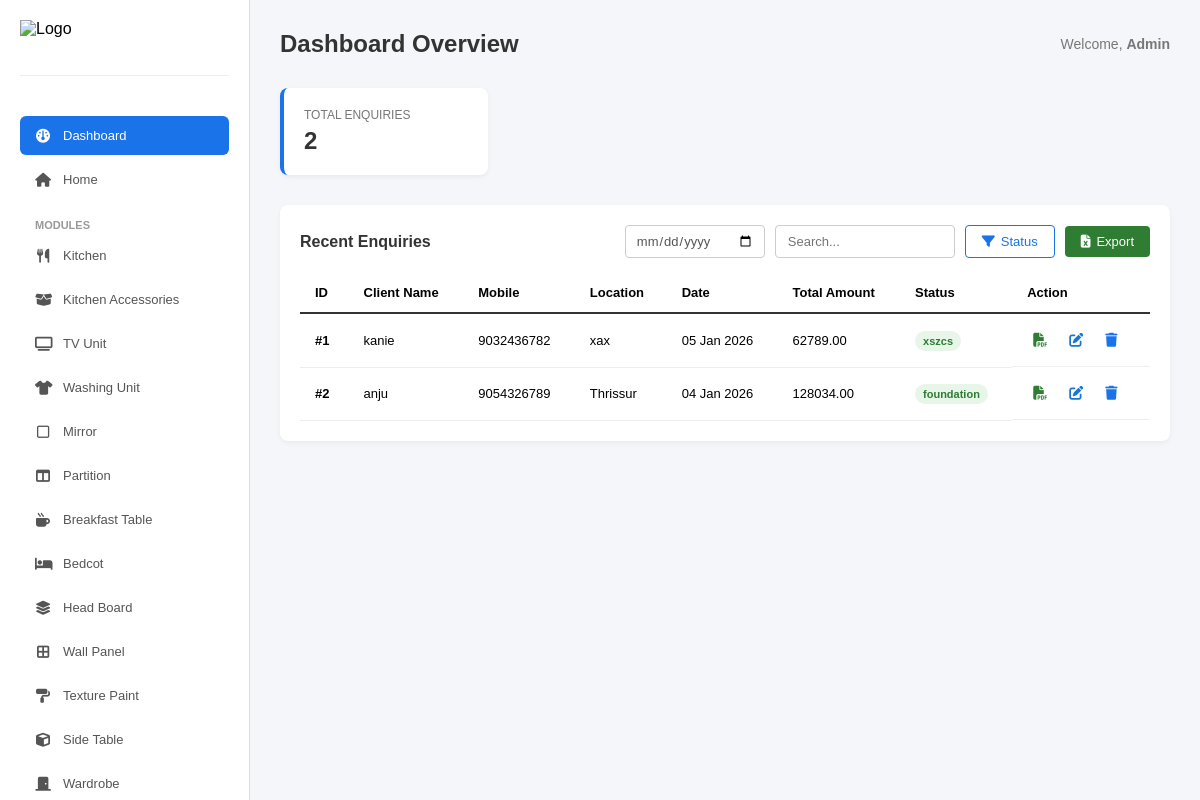
The app's page /custom-admin-dashboard/, older data.
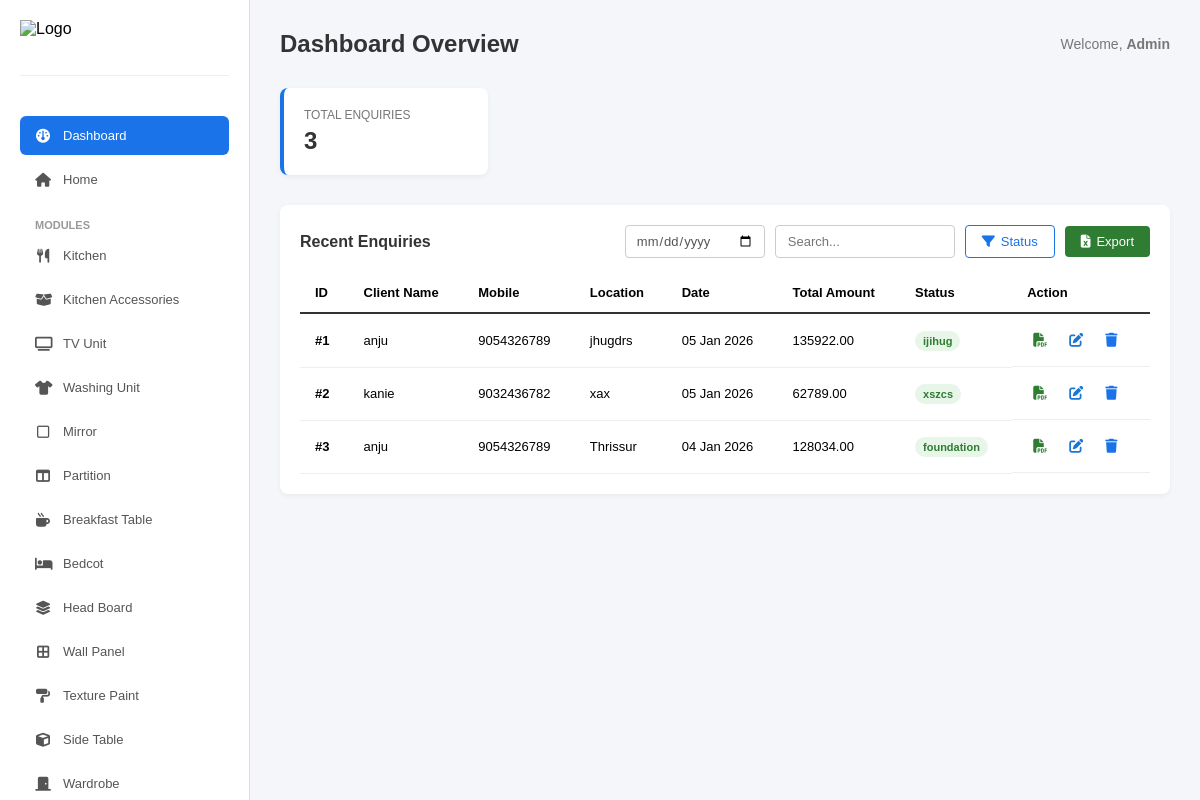
The same page, newer data.
### interior/models.py (models this page shows, shortened)
class Enquiry(models.Model):
    name = models.CharField(max_length=100)
    email = models.EmailField(null=True, blank=True)
    mobile = models.CharField(max_length=15)
    location = models.CharField(max_length=200)
    sqft = models.CharField(max_length=50, null=True, blank=True)
    status = models.CharField(max_length=50, default='Pending')
    total_amount = models.CharField(max_length=50)
    details = models.TextField(null=True, blank=True)
    created_at = models.DateTimeField(auto_now_add=True)

### interior/views.py (the view)
# urls.py: path('custom-admin-dashboard/', views.admin_dashboard, name='admin_dashboard'),
def admin_dashboard(request):
    enquiries = Enquiry.objects.all().order_by('-created_at')
    return render(request, 'interior/admin-dashboard.html', {
        'enquiries': enquiries,
        'total_enquiries': enquiries.count()
    })

### interior/templates/interior/admin-dashboard.html (shortened to what this page needs)
{% load static %}
<!DOCTYPE html>
<html lang="en">
<head>
    <link rel="stylesheet" href="https://cdnjs.cloudflare.com/ajax/libs/font-awesome/6.4.0/css/all.min.css">
</head>
<body>
    <div class="sidebar">
        <div class="brand"><img src="https://hollyblueinterio.com/images/abc/logo.png" alt="Logo"></div>
        <a href="/custom-admin-dashboard/" class="menu-item active"><i class="fa-solid fa-gauge"></i> Dashboard</a>
        <a href="/admin-floorplans/" class="menu-item"><i class="fa-solid fa-house"></i> Home</a>
        <div class="menu-category">Modules</div>
        <a href="/admin-kitchen/" class="menu-item"><i class="fa-solid fa-utensils"></i> Kitchen</a>
        <a href="/admin-accessories/" class="menu-item"><i class="fa-solid fa-box-open"></i> Kitchen Accessories</a>
        <a href="{% url 'admin_modules' 'TV Unit' %}" class="menu-item"><i class="fa-solid fa-tv"></i> TV Unit</a>
        <a href="{% url 'admin_modules' 'Washing Unit' %}" class="menu-item"><i class="fa-solid fa-shirt"></i> Washing Unit</a>
        <a href="{% url 'admin_modules' 'Mirror' %}" class="menu-item"><i class="fa-regular fa-square"></i> Mirror</a>
        <a href="{% url 'admin_modules' 'Partition' %}" class="menu-item"><i class="fa-solid fa-table-columns"></i> Partition</a>
        <a href="{% url 'admin_modules' 'Break Fast Table' %}" class="menu-item"><i class="fa-solid fa-mug-hot"></i> Breakfast Table</a>
        <a href="{% url 'admin_modules' 'BedCOT' %}" class="menu-item"><i class="fa-solid fa-bed"></i> Bedcot</a>
        <a href="{% url 'admin_modules' 'Head Board' %}" class="menu-item"><i class="fa-solid fa-layer-group"></i> Head Board</a>
        <a href="{% url 'admin_modules' 'Wall Panel' %}" class="menu-item"><i class="fa-solid fa-border-all"></i> Wall Panel</a>
        <a href="{% url 'admin_modules' 'Texture Paint' %}" class="menu-item"><i class="fa-solid fa-paint-roller"></i> Texture Paint</a>
        <a href="{% url 'admin_modules' 'Side Table' %}" class="menu-item"><i class="fa-solid fa-cube"></i> Side Table</a>
        <a href="{% url 'admin_modules' 'Wardrobe' %}" class="menu-item"><i class="fa-solid fa-door-closed"></i> Wardrobe</a>
    </div>
    <div class="main-content">
        <div class="header">
            <div class="page-title">Dashboard Overview</div>
            <div class="user-profile">Welcome, <strong>Admin</strong></div>
        </div>
        <div class="stats-grid">
            <div class="stat-card">
                <div class="stat-label">Total Enquiries</div>
                <div class="stat-value">{{ total_enquiries }}</div>
            </div>
        </div>
        <div class="table-container">
            <div class="table-controls">
                <div class="table-header">Recent Enquiries</div>
                <div class="search-filter-box">
                    <input type="date" id="filterDate" class="date-input" title="Select Date" onchange="masterFilter()">
                    <input type="text" id="searchInput" class="search-input" placeholder="Search..." onkeyup="masterFilter()">
                    <button class="btn-filter" onclick="toggleFilterMenu()"><i class="fa-solid fa-filter"></i> Status</button>
                    <button class="btn-export" onclick="exportToExcel()"><i class="fa-solid fa-file-excel"></i> Export</button>
                </div>
            </div>
            <table id="enquiryTable">
                <thead>
                    <tr>
                        <th>ID</th> <th>Client Name</th> <th>Mobile</th> <th>Location</th> <th>Date</th> <th>Total Amount</th> <th>Status</th> <th>Action</th>
                    </tr>
                </thead>
                <tbody id="tableBody">
                    {% for enq in enquiries %}
                    <tr id="row-{{ enq.id }}" class="enquiry-row" data-status="{{ enq.status }}">
                        <td style="font-weight:bold;">#{{ forloop.counter }}</td>
                        <td id="name-{{ enq.id }}">{{ enq.name }}</td>
                        <td id="mobile-{{ enq.id }}">{{ enq.mobile }}</td>
                        <td id="loc-{{ enq.id }}">{{ enq.location }}</td>
                        <td class="date-cell">{{ enq.created_at|date:"d M Y" }}</td>
                        <td id="amt-{{ enq.id }}">{{ enq.total_amount }}</td>
                        <td>
                            {% if enq.status == 'New Construction' or enq.status == 'new' %}
                                <span class="status-badge status-new" id="status-badge-{{ enq.id }}">{{ enq.status }}</span>
                            {% elif enq.status == 'Renovation' or enq.status == 'Under Construction' %}
                                <span class="status-badge status-pending" id="status-badge-{{ enq.id }}">{{ enq.status }}</span>
                            {% else %}
                                <span class="status-badge status-done" id="status-badge-{{ enq.id }}">{{ enq.status }}</span>
                            {% endif %}
                        </td>
                        <td class="action-cell">
                            <a href="/invoice/{{ enq.id }}/" target="_blank" class="action-btn" title="Download PDF" style="color:#2e7d32; text-decoration:none;"><i class="fa-solid fa-file-pdf"></i></a>
                            <button class="action-btn edit-btn" onclick="openEditModal('{{ enq.id }}', '{{ enq.name }}', '{{ enq.mobile }}', '{{ enq.location }}', '{{ enq.status }}', '{{ enq.total_amount }}')" title="Edit"><i class="fa-solid fa-pen-to-square"></i></button>
                            <button class="action-btn delete-btn" onclick="deleteItem('{{ enq.id }}')" title="Delete"><i class="fa-solid fa-trash"></i></button>
                        </td>
                    </tr>
                    {% empty %}
                    <tr><td colspan="8" style="text-align:center;">No Enquiries Found</td></tr>
                    {% endfor %}
                </tbody>
            </table>
        </div>
    </div>
</body>
</html>

### interior/templates/interior/admin-dashboard.html (style rules this page uses)
* { margin: 0; padding: 0; box-sizing: border-box; font-family: Arial, sans-serif; }
body { display: flex; height: 100vh; background-color: #f4f6f9; }
.sidebar { width: 250px; background: #ffffff; border-right: 1px solid #ddd; display: flex; flex-direction: column; padding: 20px; overflow-y: auto; flex-shrink: 0; }
.brand { display: flex; align-items: center; gap: 10px; margin-bottom: 40px; padding-bottom: 20px; border-bottom: 1px solid #eee; flex-shrink: 0; }
.brand img { height: 35px; }
.menu-item { padding: 12px 15px; color: #555; text-decoration: none; border-radius: 6px; margin-bottom: 5px; font-size: 13px; display: flex; align-items: center; gap: 12px; transition: 0.2s; flex-shrink: 0; }
.menu-item i { width: 16px; text-align: center; font-size: 14px; }
.menu-item.active { background-color: #1a73e8; color: white; }
.menu-category { font-size: 11px; font-weight: bold; color: #999; margin-top: 15px; margin-bottom: 5px; text-transform: uppercase; padding-left: 15px; }
.main-content { flex: 1; padding: 30px; overflow-y: auto; }
.header { display: flex; justify-content: space-between; align-items: center; margin-bottom: 30px; }
.page-title { font-size: 24px; font-weight: bold; color: #333; }
.user-profile { font-size: 14px; color: #777; }
.stats-grid { display: grid; grid-template-columns: repeat(4, 1fr); gap: 20px; margin-bottom: 30px; }
.stat-card { background: white; padding: 20px; border-radius: 8px; box-shadow: 0 2px 5px rgba(0,0,0,0.05); border-left: 4px solid #1a73e8; }
.stat-label { font-size: 12px; color: #777; margin-bottom: 5px; text-transform: uppercase; }
.stat-value { font-size: 24px; font-weight: bold; color: #333; }
.table-container { background: white; padding: 20px; border-radius: 8px; box-shadow: 0 2px 5px rgba(0,0,0,0.05); }
.table-controls { display: flex; justify-content: space-between; align-items: center; margin-bottom: 15px; }
.table-header { font-size: 16px; font-weight: bold; color: #333; margin: 0; }
.search-filter-box { display: flex; gap: 10px; position: relative; align-items: center; }
.search-input { padding: 8px 12px; border: 1px solid #ccc; border-radius: 4px; font-size: 13px; width: 180px; }
.date-input { padding: 7px 10px; border: 1px solid #ccc; border-radius: 4px; font-size: 13px; width: 140px; color: #555; }
.btn-filter { padding: 8px 16px; background: #fff; border: 1px solid #1a73e8; color: #1a73e8; border-radius: 4px; cursor: pointer; font-size: 13px; display: flex; align-items: center; gap: 6px; }
.btn-export { padding: 8px 16px; background: #2e7d32; border: none; color: white; border-radius: 4px; cursor: pointer; font-size: 13px; display: flex; align-items: center; gap: 6px; }
table { width: 100%; border-collapse: collapse; }
thead { background-color: transparent; color: #000000; border-bottom: 2px solid #333; }
th, td { padding: 12px 15px; text-align: left; font-size: 13px; border-bottom: 1px solid #eee; }
th { font-weight: 800; }
.status-badge { padding: 4px 8px; border-radius: 12px; font-size: 11px; font-weight: bold; }
.status-done { background: #e8f5e9; color: #2e7d32; }
.action-cell { display: flex; gap: 10px; }
.action-btn { border: none; background: transparent; cursor: pointer; font-size: 14px; padding: 6px; border-radius: 4px; transition: all 0.2s; }
.edit-btn { color: #1976d2; }
.delete-btn { color: #1a73e8; }

Row changes from the older to the newer data that the page shows:
added Enquiry: name "anju", mobile "9054326789", location "jhugdrs", created_at "05 Jan 2026", total_amount "135922.00", status "ijihug"
Text that changed along with them:
{{ total_enquiries }}: "2" → "3"
